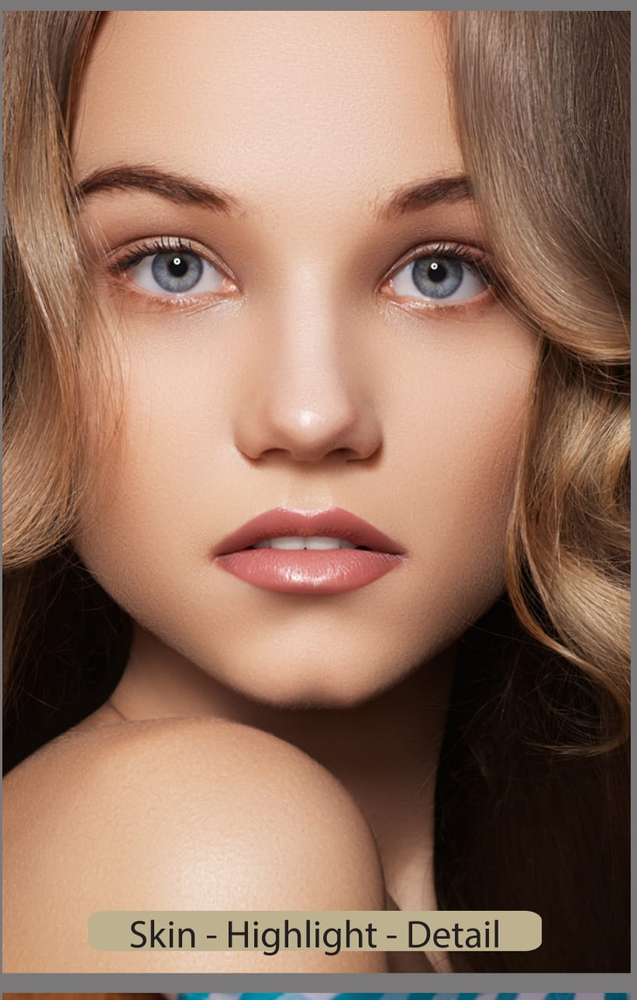
%> input picture gui/image.bmp, 637 x 1000 px, shrunk from 822 x 1290 before the run
$ octave --eval "show_img_components('../gui/image.bmp');"   (GNU Octave 9; MATLAB toolbox functions it lacks are replaced by stand-ins)
%> lines starting %> are read from the running program, lines starting %| are printed output that depends on the picture
function show_img_components(img_file)
%> called with img_file = '../gui/image.bmp'
img = imread(img_file)
%> img is the input picture: size 1000x637x3 uint8; mean R, G, B 150, 116.1, 97.5

img1 = img(:,:,1)
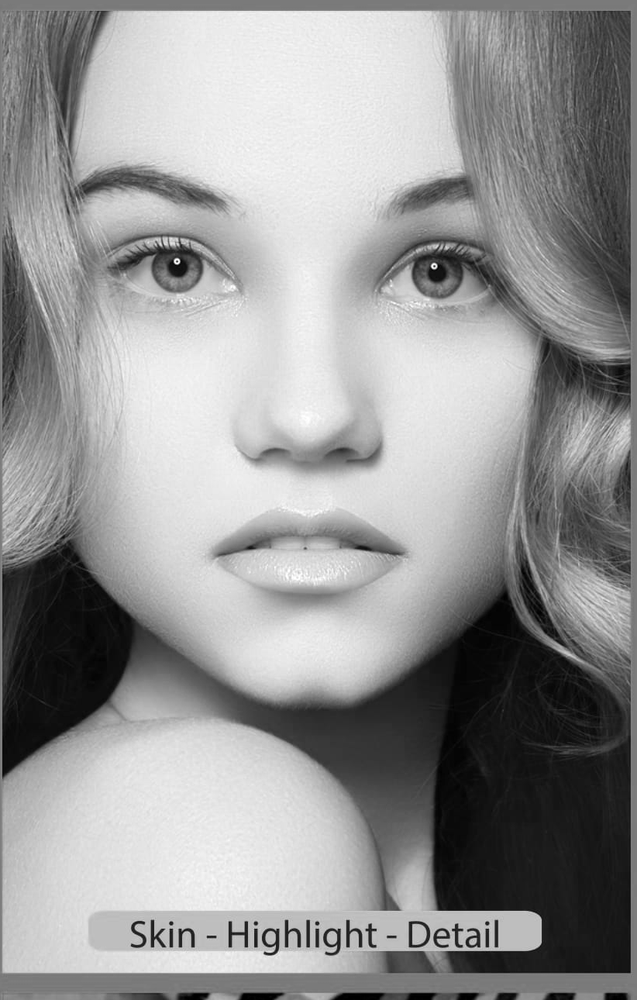
%> img1: size 1000x637 uint8; min 0, max 255, mean 150
img2 = img(:,:,2)
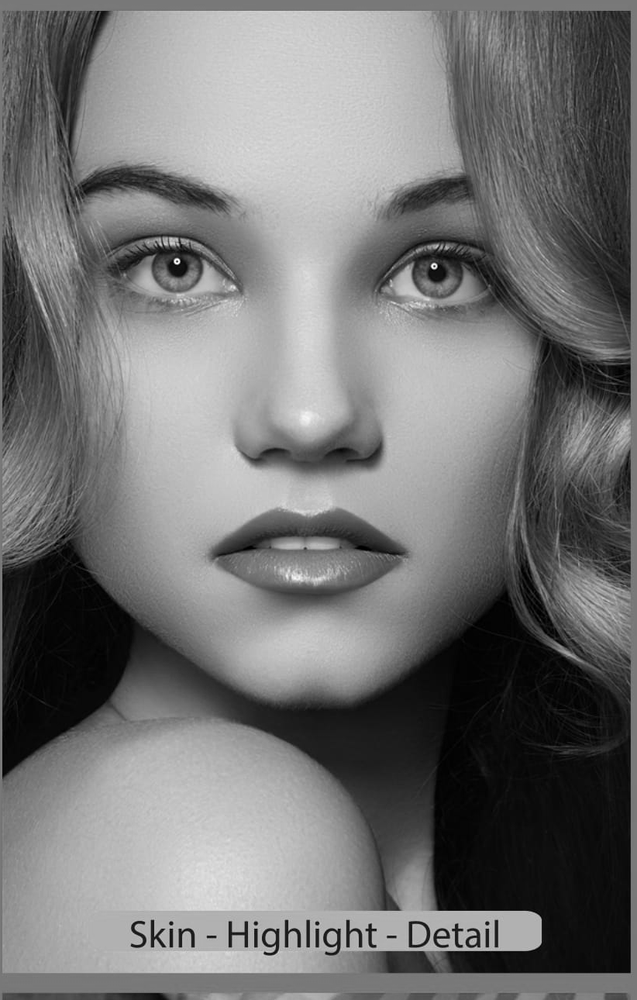
%> img2: size 1000x637 uint8; min 0, max 255, mean 116.1
img3 = img(:,:,3)
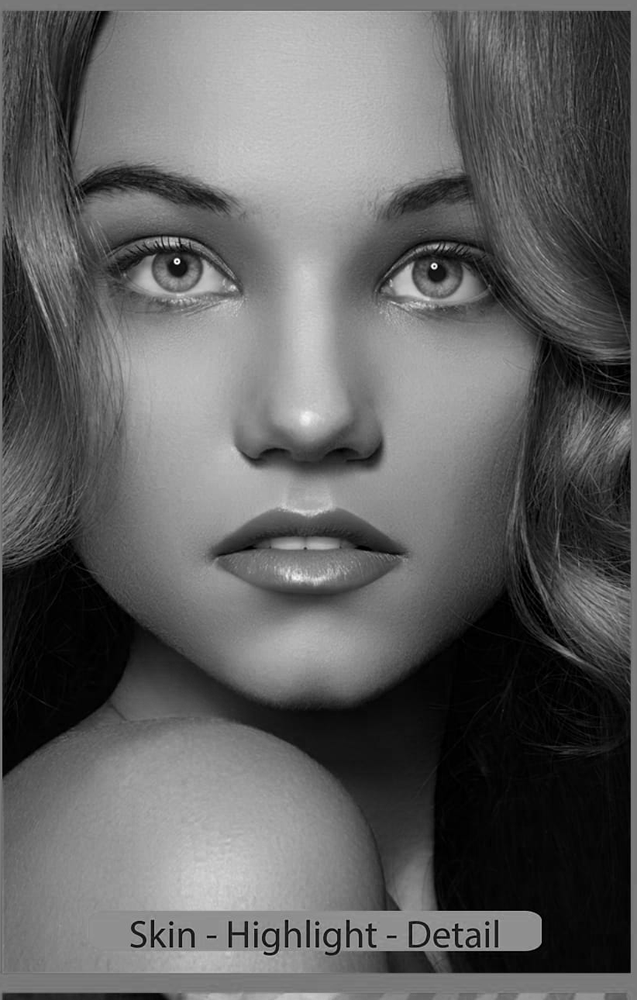
%> img3: size 1000x637 uint8; min 0, max 255, mean 97.5

figure,
subplot(1,4,1),imshow(img);
subplot(1,4,2),imshow(img1);
subplot(1,4,3),imshow(img2);
subplot(1,4,4),imshow(img3);
end
